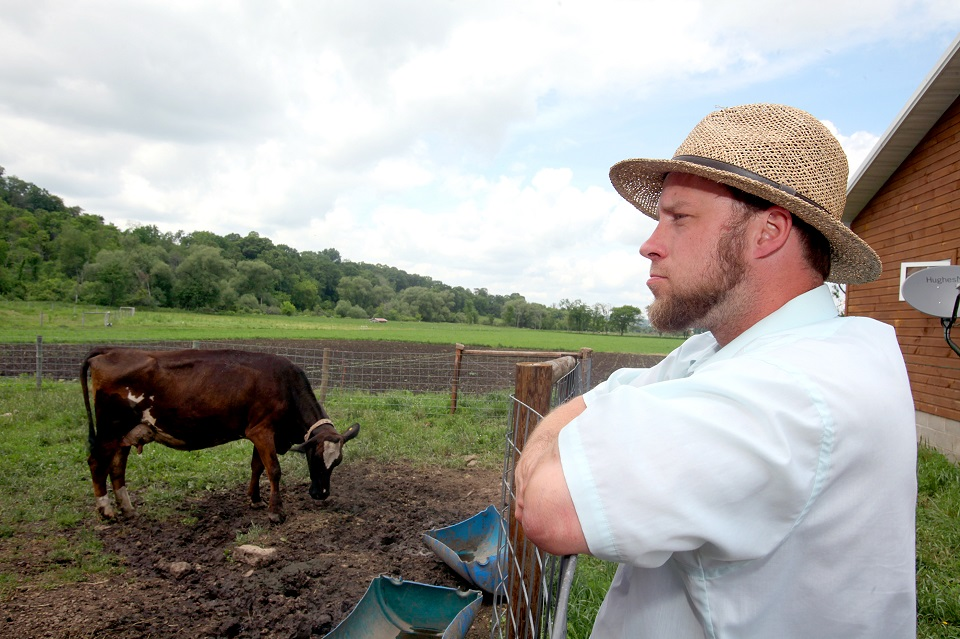
#> input picture image.jpg, 960 x 639 px
$ python compress.py
#> lines starting #> are read from the running program, lines starting #| are printed output that depends on the picture
import cv2
import numpy as np

image = cv2.imread("image.jpg")
#> image is the input picture: shape (639, 960, 3); mean B, G, R 148.4, 157.1, 158.6
cv2.imshow("1",image)

dct = cv2.dct(np.float32(image[:,:,0])/255)

blur = cv2.GaussianBlur(image[:,:,0],(15,15),0)
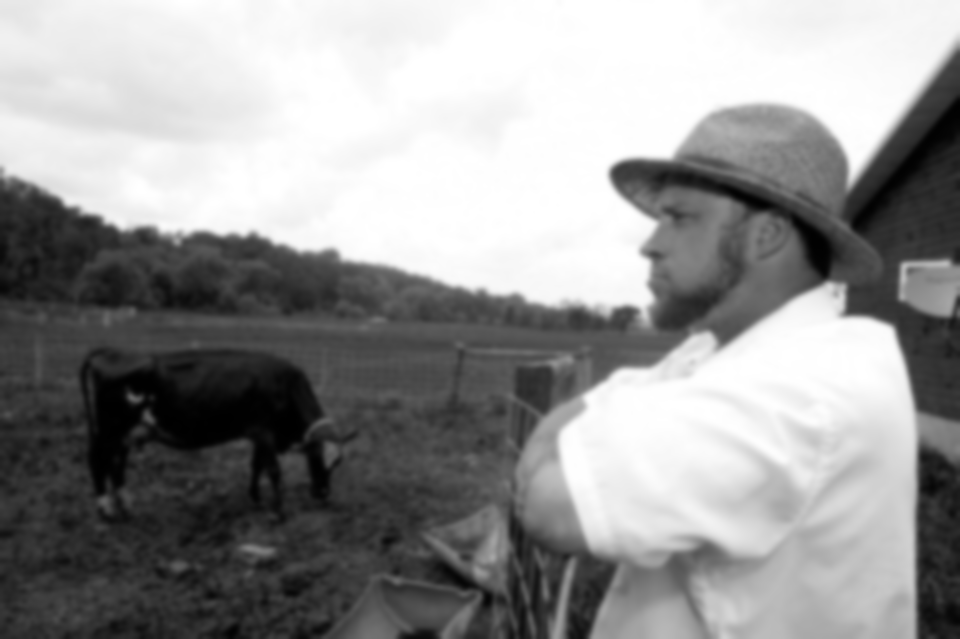
#> blur: shape (639, 960); min 0, max 255, mean 148.4

dct2 = cv2.dct(np.float32(blur)/255)


idct = cv2.idct(dct[0:int(639/5),0:int(960/5)]-dct2[0:int(639/5),0:int(960/5)])
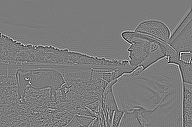
#> idct: shape (127, 192) float32; min -0.761, max 0.81, mean -4.3e-05; drawn with min black and max white

cv2.imshow("3",np.uint8(np.clip(idct/idct.max(), 0, 1)*255))
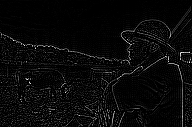
#> window '3': shape (127, 192); min 0, max 255, mean 9.6
cv2.waitKey(0)
